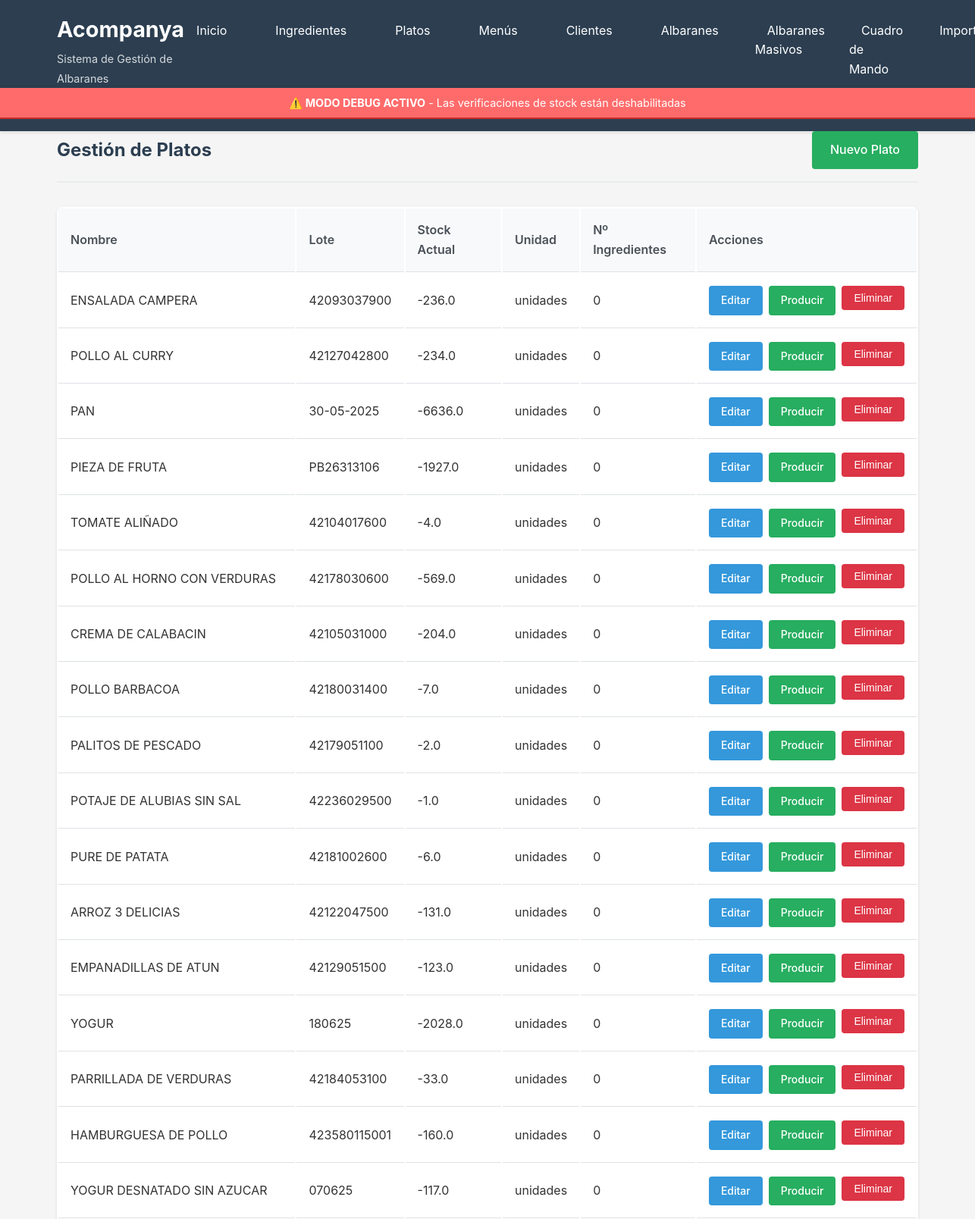
The page /platos/ (upper part) on the database as committed earlier.
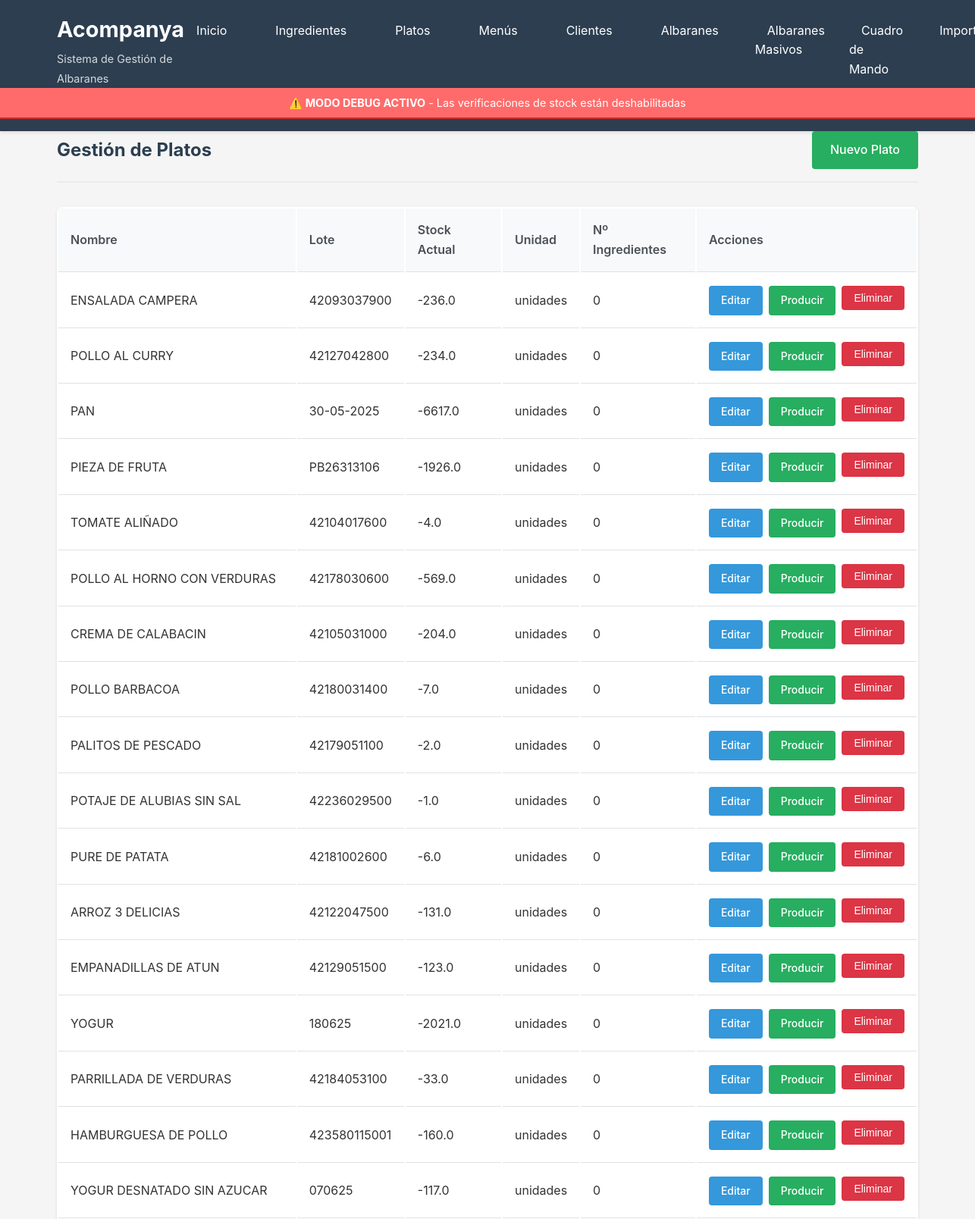
The same page on the database as committed later.
### database/models.py (models this page shows, shortened)
class Plato(db.Model):
    __tablename__ = 'platos'
    id = db.Column(db.Integer, primary_key=True)
    nombre = db.Column(db.String(200), nullable=False)
    lote_propio = db.Column(db.String(100), nullable=True)
    stock_actual = db.Column(db.Float, nullable=False, default=0)
    unidad = db.Column(db.String(50), nullable=False, default='unidades')
    created_at = db.Column(db.DateTime, default=datetime.utcnow)
    updated_at = db.Column(db.DateTime, default=datetime.utcnow, onupdate=datetime.utcnow)
    ingredientes = db.relationship('Ingrediente', secondary=platos_ingredientes, backref='platos')
    movimientos = db.relationship('MovimientoStock',
                                 primaryjoin="and_(MovimientoStock.entidad_tipo=='plato', "
                                           "MovimientoStock.entidad_id==Plato.id)",
                                 foreign_keys='MovimientoStock.entidad_id',
                                 backref='plato_ref',
                                 lazy='dynamic',
                                 overlaps="ingrediente_ref,movimientos")
    detalles_albaran = db.relationship('AlbaranDetalle', backref='plato', lazy='dynamic')

### routes/platos.py (the view)
@platos_bp.route('/')
def listar():
    page = request.args.get('page', 1, type=int)
    platos = Plato.query.paginate(page=page, per_page=20, error_out=False)
    return render_template('platos/listar.html', platos=platos)

### templates/platos/listar.html (shortened to what this page needs)
{% extends "base.html" %}
{% block content %}
<div class="page-header">
    <h2>Gestión de Platos</h2>
    <a href="{{ url_for('platos.nuevo') }}" class="btn btn-success">Nuevo Plato</a>
</div>
<table class="table">
    <thead>
        <tr>
            <th>Nombre</th>
            <th>Lote</th>
            <th>Stock Actual</th>
            <th>Unidad</th>
            <th>Nº Ingredientes</th>
            <th>Acciones</th>
        </tr>
    </thead>
    <tbody>
        {% for plato in platos.items %}
        <tr>
            <td>{{ plato.nombre }}</td>
            <td>{{ plato.lote_propio or '-' }}</td>
            <td>{{ plato.stock_actual }}</td>
            <td>{{ plato.unidad }}</td>
            <td>{{ plato.ingredientes|length }}</td>
            <td>
                <div class="action-group">
                    <a href="{{ url_for('platos.editar', id=plato.id) }}" class="btn btn-sm btn-primary">Editar</a>
                    <a href="{{ url_for('platos.producir', id=plato.id) }}" class="btn btn-sm btn-success">Producir</a>
                    <form action="{{ url_for('platos.eliminar', id=plato.id) }}" method="POST" style="display: inline;" onsubmit="return confirmDelete('¿Eliminar este plato?')">
                        <button type="submit" class="btn btn-sm btn-danger">Eliminar</button>
                    </form>
                </div>
            </td>
        </tr>
        {% endfor %}
    </tbody>
</table>
{% endblock %}

Rows that differ between the two databases and show on the page:
changed Plato "PAN": stock_actual "-6636.0" → "-6617.0"
changed Plato "PIEZA DE FRUTA": stock_actual "-1927.0" → "-1926.0"
changed Plato "YOGUR": stock_actual "-2028.0" → "-2021.0"
